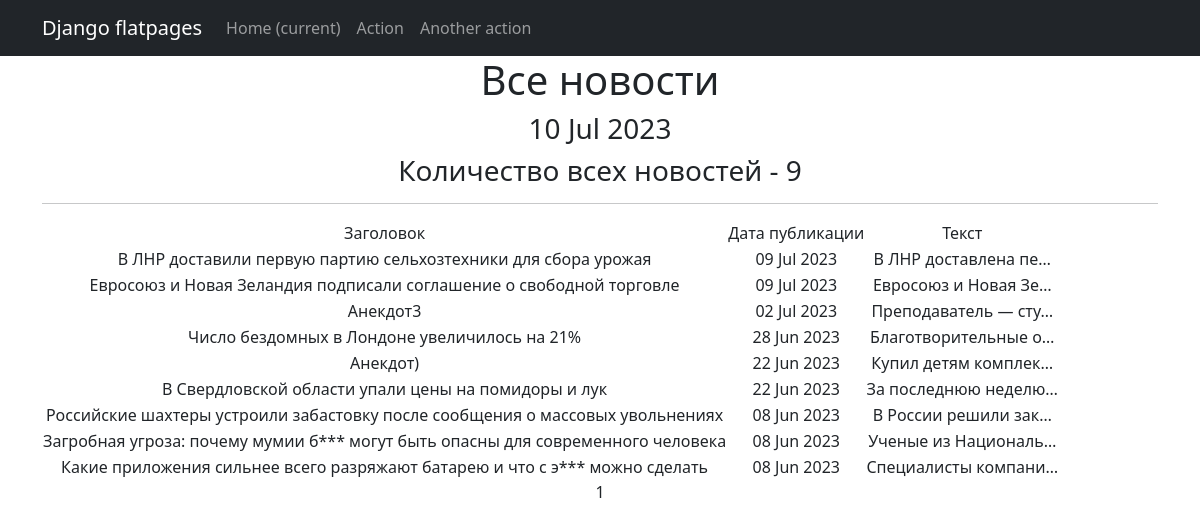
Page /news/ on the committed database.
### news/models.py (models this page shows, shortened)
class Post(models.Model):
    article = 'AR'
    news = 'NW'
    type_to_choice = [
        (article, 'Статья'),
        (news, 'Новости')
    ]
    author = models.ForeignKey(Author, on_delete=models.CASCADE)
    post_type = models.CharField(max_length=2, choices=type_to_choice, default='article')
    time_of_creation = models.DateTimeField(auto_now_add=True)
    categories = models.ManyToManyField(Category, through='PostCategory')
    title = models.CharField(max_length=255)
    text = models.TextField(default='none')
    post_rating = models.FloatField(default=0.0)
    def preview(self):
        return f'{self.text[:124]}...'
    def __str__(self):
        return str(self.title + ' | ' + self.preview())

### news/views.py (the view)
# urls.py: path('', PostList.as_view(), name='post_list'),
class PostList(ListView):
    model = Post
    ordering = '-time_of_creation'
    template_name = 'post_list.html'
    context_object_name = 'post_list'
    paginate_by = 10
    def get_queryset(self):
        queryset = super().get_queryset()
        self.filterset = PostFilter(self.request.GET, queryset)
        return self.filterset.qs
    def get_context_data(self, **kwargs):
        context = super().get_context_data(**kwargs)
        context['time_now'] = datetime.utcnow()
        context['filterset'] = self.filterset
        pprint(context)
        return context

### news/templatetags/custom_filters.py (called while the page is built)
@register.filter()
def censor(value):
    bad_words = ['грибок', 'бля', 'этим', 'блин']
    try:
        if not isinstance(value, str):
            raise CensorException('Цензурироваться может только строковой тип данных (str).')
        for word in bad_words:
            if word.lower() in bad_words:
                value = value.replace(word, f"{word[0]}{'*' * (len(word) - 1)}")
        return value
    except CensorException as e:
        print(e)

### templates/post_list.html (shortened to what this page needs)
{% extends 'flatpages/default.html' %}
{% load custom_filters %}
{% block content %}
    <h1>Все новости</h1>
    <h3>{{ time_now|date:'d M Y' }}</h3>
    <h3> Количество всех новостей - {{ post_list|length }}</h3>
    <hr>
    {% if post_list %}
        <table>
            <tr>
                <td>Заголовок</td>
                <td>Дата публикации</td>
                <td>Текст</td>
            </tr>
            {% for post_detail in post_list %}
            <tr>
                <td>{{ post_detail.title|censor }}</td>
                <td>{{ post_detail.time_of_creation|date:'d M Y' }}</td>
                <td>{{ post_detail.text|truncatechars:20|censor }}</td>
            </tr>
            {% endfor %}
        </table>
    {% else %}
        <h2>Новостей нет!</h2>
    {% endif %}
   {{ page_obj.number }}
{% endblock content %}

### templates/flatpages/default.html (shortened to what this page needs)
<!DOCTYPE html>
<html lang="en">
    <head>
        {% load static %}
        <link href="{% static 'css/styles.css'%}" rel="stylesheet" />
    </head>
    <body>
<nav class="navbar navbar-expand-lg navbar-dark bg-dark static-top">
   <div class="container">
       <a class="navbar-brand" href="#">Django flatpages</a>
       <div class="collapse navbar-collapse" id="navbarResponsive">
           <ul class="navbar-nav ml-auto">
               <li class="nav-item active">
                   <a class="nav-link" href="#">Home
                       <span class="sr-only">(current)</span>
                   </a>
               </li>
               <li class="nav-item">
                   <a class="nav-link" href="/about/">Action</a>
               </li>
               <li class="nav-item">
                   <a class="nav-link" href="/contacts/">Another action</a>
               </li>
           </ul>
       </div>
   </div>
</nav>
<div class="container">
   <div class="row">
       <div class="col-lg-12 text-center">
           {% block content %}
           {% endblock content %}
       </div>
   </div>
</div>
    </body>
</html>

### rows in the picture
Post: title|censor "В ЛНР доставили первую партию сельхозтехники для сбора урожая", time_of_creation "09 Jul 2023", text|censor "В ЛНР доставлена пе…"
Post: title|censor "Евросоюз и Новая Зеландия подписали соглашение о свободной торговле", time_of_creation "09 Jul 2023", text|censor "Евросоюз и Новая Зе…"
Post: title|censor "Анекдот3", time_of_creation "02 Jul 2023", text|censor "Преподаватель — сту…"
Post: title|censor "Число бездомных в Лондоне увеличилось на 21%", time_of_creation "28 Jun 2023", text|censor "Благотворительные о…"
Post: title|censor "Анекдот)", time_of_creation "22 Jun 2023", text|censor "Купил детям комплек…"
Post: title|censor "В Свердловской области упали цены на помидоры и лук", time_of_creation "22 Jun 2023", text|censor "За последнюю неделю…"
Post: title|censor "Российские шахтеры устроили забастовку после сообщения о массовых увольнениях", time_of_creation "08 Jun 2023", text|censor "В России решили зак…"
Post: title|censor "Загробная угроза: почему мумии б*** могут быть опасны для современного человека", time_of_creation "08 Jun 2023", text|censor "Ученые из Националь…"
Post: title|censor "Какие приложения сильнее всего разряжают батарею и что с э*** можно сделать", time_of_creation "08 Jun 2023", text|censor "Специалисты компани…"

### other values in the picture
{{ time_now|date:'d M Y' }} "10 Jul 2023"
{{ post_list|length }} "9"
{{ page_obj.number }} "1"
